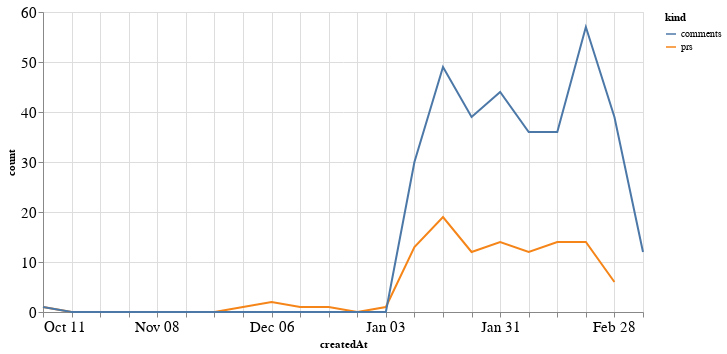

Notebook code for this chart:
### Code cell
alt.Chart(total_time, width=600).mark_line().encode(
    x='createdAt',
    y='count',
    color='kind'
)

### Figure 1 — Vega-Lite specification as saved in the notebook (floating-point values rounded to 4 significant figures)
{"config": {"axisLeft": {"labelFontSize": 15}, "axisBottom": {"labelFontSize": 15}}, "data": {"name": "data-e45f8daf3221b0dba103d0607c6fb19b"}, "mark": "line", "encoding": {"color": {"type": "nominal", "field": "kind"}, "x": {"type": "temporal", "field": "createdAt"}, "y": {"type": "quantitative", "field": "count"}}, "width": 600, "$schema": "https://vega.github.io/schema/vega-lite/v4.8.1.json", "datasets": {"data-e45f8daf3221b0dba103d0607c6fb19b": [{"createdAt": "2020-10-11T00:00:00", "kind": "prs", "count": 1.0}, {"createdAt": "2020-10-18T00:00:00", "kind": "prs", "count": 0.0}, {"createdAt": "2020-10-25T00:00:00", "kind": "prs", "count": 0.0}, {"createdAt": "2020-11-01T00:00:00", "kind": "prs", "count": 0.0}, {"createdAt": "2020-11-08T00:00:00", "kind": "prs", "count": 0.0}, {"createdAt": "2020-11-15T00:00:00", "kind": "prs", "count": 0.0}, {"createdAt": "2020-11-22T00:00:00", "kind": "prs", "count": 0.0}, {"createdAt": "2020-11-29T00:00:00", "kind": "prs", "count": 1.0}, {"createdAt": "2020-12-06T00:00:00", "kind": "prs", "count": 2.0}, {"createdAt": "2020-12-13T00:00:00", "kind": "prs", "count": 1.0}, {"createdAt": "2020-12-20T00:00:00", "kind": "prs", "count": 1.0}, {"createdAt": "2020-12-27T00:00:00", "kind": "prs", "count": 0.0}, {"createdAt": "2021-01-03T00:00:00", "kind": "prs", "count": 1.0}, {"createdAt": "2021-01-10T00:00:00", "kind": "prs", "count": 13.0}, {"createdAt": "2021-01-17T00:00:00", "kind": "prs", "count": 19.0}, {"createdAt": "2021-01-24T00:00:00", "kind": "prs", "count": 12.0}, {"createdAt": "2021-01-31T00:00:00", "kind": "prs", "count": 14.0}, {"createdAt": "2021-02-07T00:00:00", "kind": "prs", "count": 12.0}, {"createdAt": "2021-02-14T00:00:00", "kind": "prs", "count": 14.0}, {"createdAt": "2021-02-21T00:00:00", "kind": "prs", "count": 14.0}, {"createdAt": "2021-02-28T00:00:00", "kind": "prs", "count": 6.0}, {"createdAt": "2021-03-07T00:00:00", "kind": "prs", "count": null}, {"createdAt": "2020-10-11T00:00:00", "kind": "comments", "count": 1.0}, {"createdAt": "2020-10-18T00:00:00", "kind": "comments", "count": 0.0}, {"createdAt": "2020-10-25T00:00:00", "kind": "comments", "count": 0.0}, {"createdAt": "2020-11-01T00:00:00", "kind": "comments", "count": 0.0}, {"createdAt": "2020-11-08T00:00:00", "kind": "comments", "count": 0.0}, {"createdAt": "2020-11-15T00:00:00", "kind": "comments", "count": 0.0}, {"createdAt": "2020-11-22T00:00:00", "kind": "comments", "count": 0.0}, {"createdAt": "2020-11-29T00:00:00", "kind": "comments", "count": 0.0}, {"createdAt": "2020-12-06T00:00:00", "kind": "comments", "count": 0.0}, {"createdAt": "2020-12-13T00:00:00", "kind": "comments", "count": 0.0}, {"createdAt": "2020-12-20T00:00:00", "kind": "comments", "count": 0.0}, {"createdAt": "2020-12-27T00:00:00", "kind": "comments", "count": 0.0}, {"createdAt": "2021-01-03T00:00:00", "kind": "comments", "count": 0.0}, {"createdAt": "2021-01-10T00:00:00", "kind": "comments", "count": 30.0}, {"createdAt": "2021-01-17T00:00:00", "kind": "comments", "count": 49.0}, {"createdAt": "2021-01-24T00:00:00", "kind": "comments", "count": 39.0}, {"createdAt": "2021-01-31T00:00:00", "kind": "comments", "count": 44.0}, {"createdAt": "2021-02-07T00:00:00", "kind": "comments", "count": 36.0}, {"createdAt": "2021-02-14T00:00:00", "kind": "comments", "count": 36.0}, {"createdAt": "2021-02-21T00:00:00", "kind": "comments", "count": 57.0}, {"createdAt": "2021-02-28T00:00:00", "kind": "comments", "count": 39.0}, {"createdAt": "2021-03-07T00:00:00", "kind": "comments", "count": 12.0}]}}
